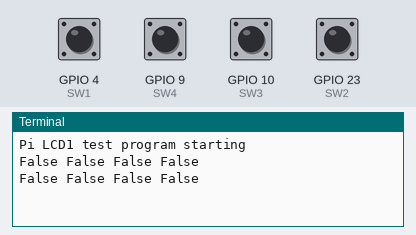
The program below on a simulated Raspberry Pi (BCM pin numbers). Parts: the last lines printed to the terminal. Inputs (shaded band) come from the test bench; at power-on: GPIO 4 (SW1), GPIO 9 (SW4), GPIO 10 (SW3), GPIO 23 (SW2) HIGH.

Above: at 1.2 s.
1.3 s: GPIO 4 (SW1) pulled LOW for 1.2 s
At 2.5 s:
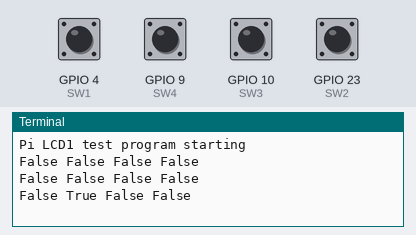
4.0 s: GPIO 9 (SW4) pulled LOW for 1.2 s
At 4.8 s:
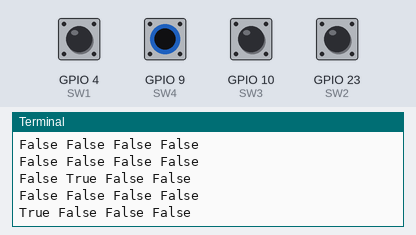
6.7 s: GPIO 10 (SW3) pulled LOW for 1.2 s
At 7.6 s:
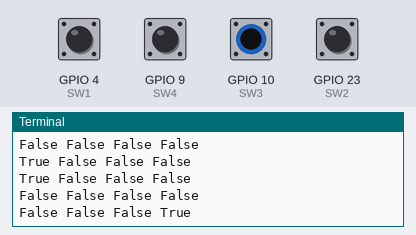
9.4 s: GPIO 23 (SW2) pulled LOW for 1.2 s
At 10.8 s:
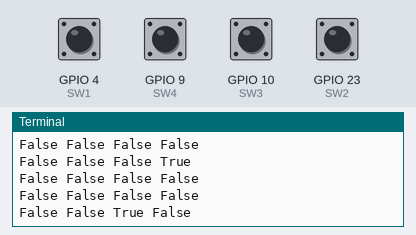
12.1 s: GPIO 4 (SW1) driven LOW and GPIO 9 (SW4) driven LOW
At 13.4 s:
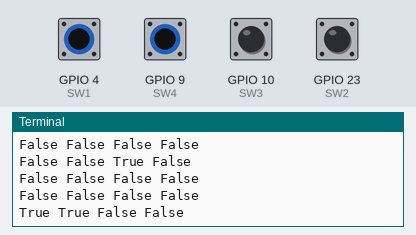
14.5 s: GPIO 10 (SW3) pulled LOW for 1.2 s
At 15.8 s:
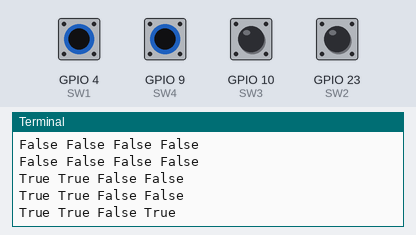

The program:

lcd1.py
```python
########################################################################
#
# LCD1.py: Learning how to read GPIO inputs
#
#
#
#
#
########################################################################
import time
import RPi.GPIO as GPIO
#INPUTS: map GPIO to Switches
SW1 = 4 #GPIO4 = Pi pin 7
SW2 = 23 #GPIO16 = Pi pin 16
SW3 = 10 #GPIO10 = Pi pin 19
SW4 = 9 #GPIO9 = Pi pin 21
INPUTS = [SW1,SW2,SW3,SW4]

def InitIO():
	GPIO.setmode(GPIO.BCM)
	GPIO.setwarnings(False)
	for switch in INPUTS:
		GPIO.setup(switch, GPIO.IN, pull_up_down=GPIO.PUD_UP)
def CheckSwitches():
	val1 = not GPIO.input(SW1)
	val2 = not GPIO.input(SW2)
	val3 = not GPIO.input(SW3)
	val4 = not GPIO.input(SW4)
	print val4,val1,val2,val3
#
#
# Main Program here.
print "Pi LCD1 test program starting"
InitIO()
while (True):
	CheckSwitches()
	time.sleep(1)
```

Measured:
- after the input at 1.3 s, the terminal: prints a new line after 0.70 s (image 1)
- after the input at 4.0 s, the terminal: prints a new line at once (image 2)
- after the input at 6.7 s, the terminal: prints a new line after 0.30 s (image 3)
- after the input at 9.4 s, the terminal: prints a new line after 0.60 s (image 4)
- after the input at 12.1 s, the terminal: prints a new line after 0.90 s (image 5)
- after the input at 14.5 s, the terminal: prints a new line after 0.51 s (image 6)
